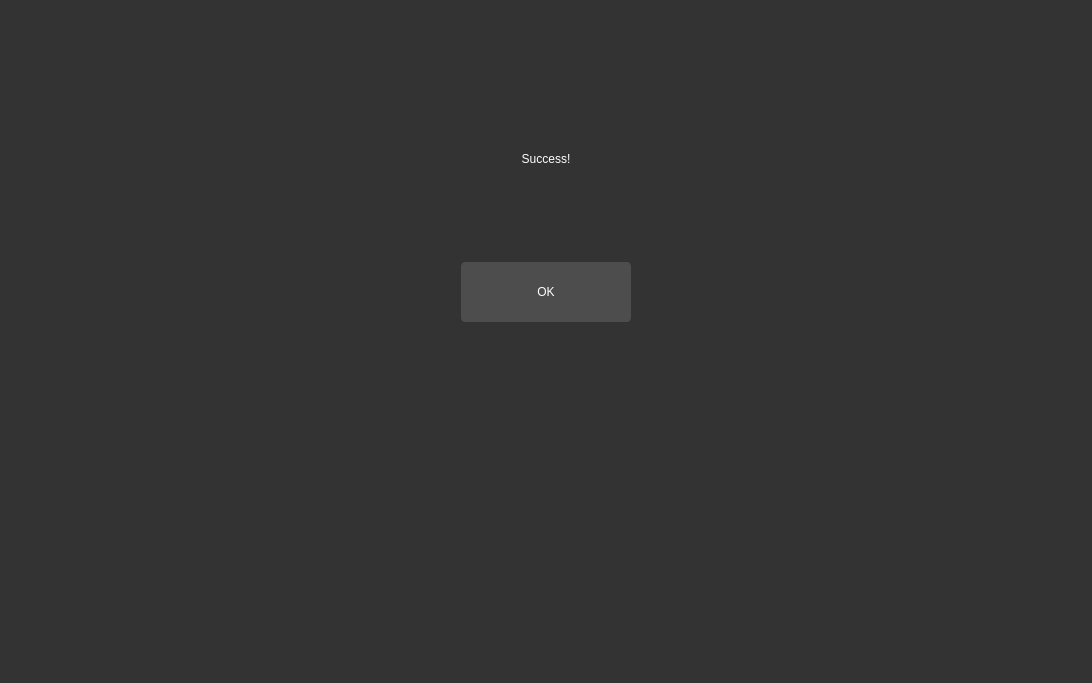
<?xml version="1.0" encoding="UTF-8"?>
<ui version="4.0">
 <class>Form</class>
 <widget class="QWidget" name="Form">
  <property name="geometry">
   <rect>
    <x>0</x>
    <y>0</y>
    <width>1092</width>
    <height>683</height>
   </rect>
  </property>
  <property name="minimumSize">
   <size>
    <width>1092</width>
    <height>683</height>
   </size>
  </property>
  <property name="windowTitle">
   <string>Form</string>
  </property>
  <property name="styleSheet">
   <string notr="true">  QWidget {
        background-color: #333333;
        color: #ffffff;
        border: none;
    }
    QPushButton {
        background-color: #4d4d4d;
        border: 1px solid #4d4d4d;
        border-radius: 4px;
        color: #ffffff;
        padding: 5px;
    }
    QPushButton:hover {
        background-color: #5a5a5a;
        border: 1px solid #5a5a5a;
    }
    QCheckBox {
        color: #ffffff;
    }
    QLineEdit {
        background-color: #4d4d4d;
        border: 1px solid #4d4d4d;
        color: #ffffff;
        padding: 5px;
    }
    QTextEdit {
        background-color: #4d4d4d;
        border: 1px solid #4d4d4d;
        color: #ffffff;
        padding: 5px;
    }
    QProgressBar {
        border: 1px solid #444444;
        border-radius: 7px;
        background-color: #2e2e2e;
        text-align: center;
        font-size: 10pt;
        color: white;
    }
    QProgressBar::chunk {
        background-color: #3a3a3a;
        width: 5px;
    }
    QScrollBar:vertical {
        border: none;
        background-color: #3a3a3a;
        width: 10px;
        margin: 16px 0 16px 0;
    }
    QScrollBar::handle:vertical {
        background-color: #444444;
        border-radius: 5px;
    }
    QScrollBar:horizontal {
        border: none;
        background-color: #3a3a3a;
        height: 10px;
        margin: 0px 16px 0 16px;
    }
    QScrollBar::handle:horizontal {
        background-color: #444444;
        border-radius: 5px;
    }
    QTabWidget {
        background-color: #2e2e2e;
        border: none;
    }
    QTabBar::tab {
        background-color: #2e2e2e;
        color: #b1b1b1;
        padding: 8px 20px;
        border-top-left-radius: 5px;
        border-top-right-radius: 5px;
        border: none;
    }

    QTabBar::tab:selected, QTabBar::tab:hover {
        background-color: #3a3a3a;
        color: white;
    }</string>
  </property>
  <layout class="QVBoxLayout" name="verticalLayout_2">
   <item>
    <layout class="QVBoxLayout" name="verticalLayout">
     <item>
      <layout class="QHBoxLayout" name="horizontalLayout">
       <property name="topMargin">
        <number>50</number>
       </property>
       <item>
        <widget class="QLabel" name="upload_sucess">
         <property name="styleSheet">
          <string notr="true">font: 700 35pt &quot;Segoe UI&quot;;</string>
         </property>
         <property name="text">
          <string>Success!</string>
         </property>
         <property name="alignment">
          <set>Qt::AlignCenter</set>
         </property>
         <property name="wordWrap">
          <bool>true</bool>
         </property>
        </widget>
       </item>
      </layout>
     </item>
     <item>
      <layout class="QHBoxLayout" name="horizontalLayout_2">
       <property name="spacing">
        <number>6</number>
       </property>
       <property name="leftMargin">
        <number>50</number>
       </property>
       <property name="rightMargin">
        <number>50</number>
       </property>
       <property name="bottomMargin">
        <number>350</number>
       </property>
       <item>
        <widget class="QPushButton" name="cancel_button">
         <property name="enabled">
          <bool>true</bool>
         </property>
         <property name="minimumSize">
          <size>
           <width>100</width>
           <height>60</height>
          </size>
         </property>
         <property name="maximumSize">
          <size>
           <width>170</width>
           <height>60</height>
          </size>
         </property>
         <property name="styleSheet">
          <string notr="true">font: 700 15pt &quot;Segoe UI&quot;;</string>
         </property>
         <property name="text">
          <string>OK</string>
         </property>
        </widget>
       </item>
      </layout>
     </item>
    </layout>
   </item>
  </layout>
 </widget>
 <resources/>
 <connections/>
</ui>
